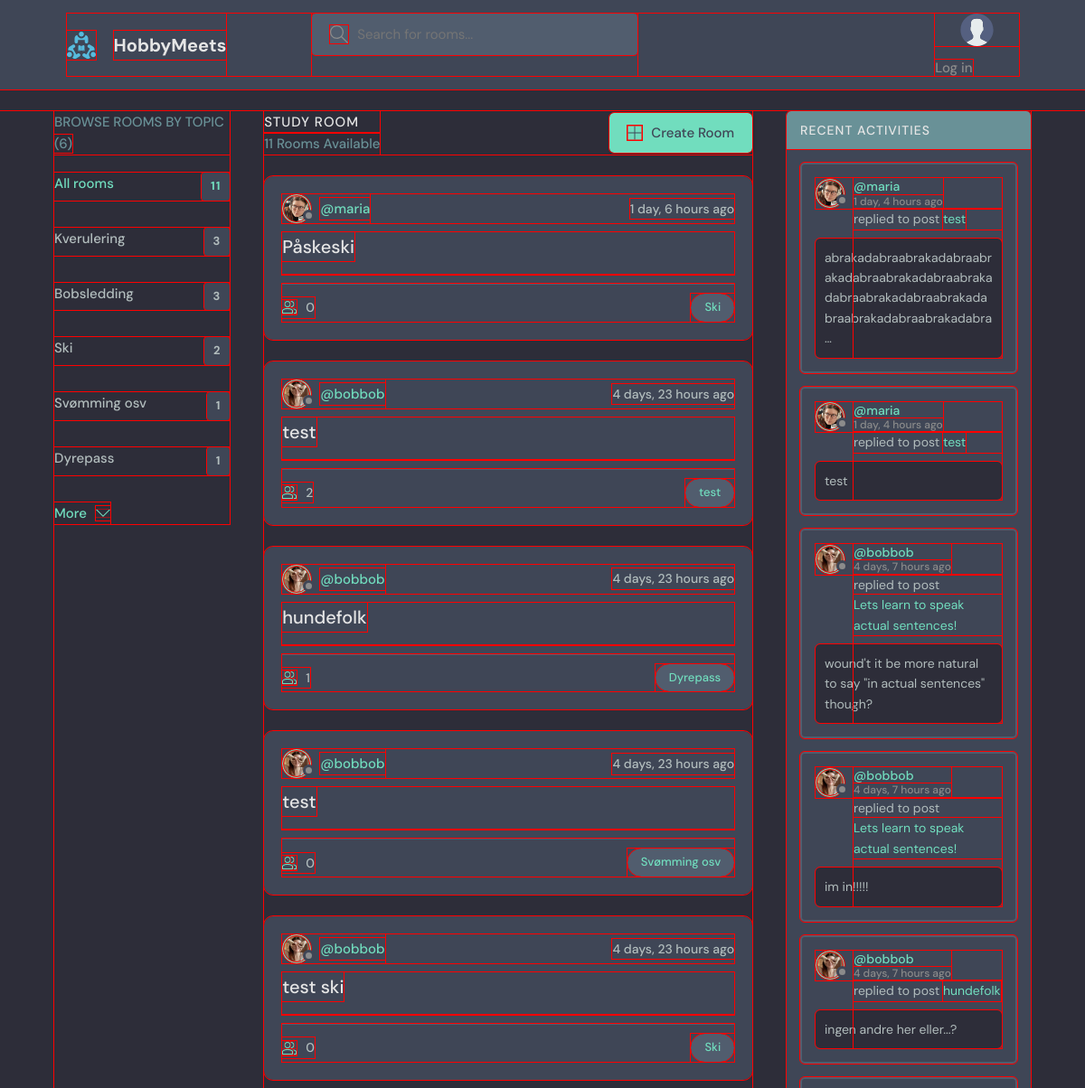
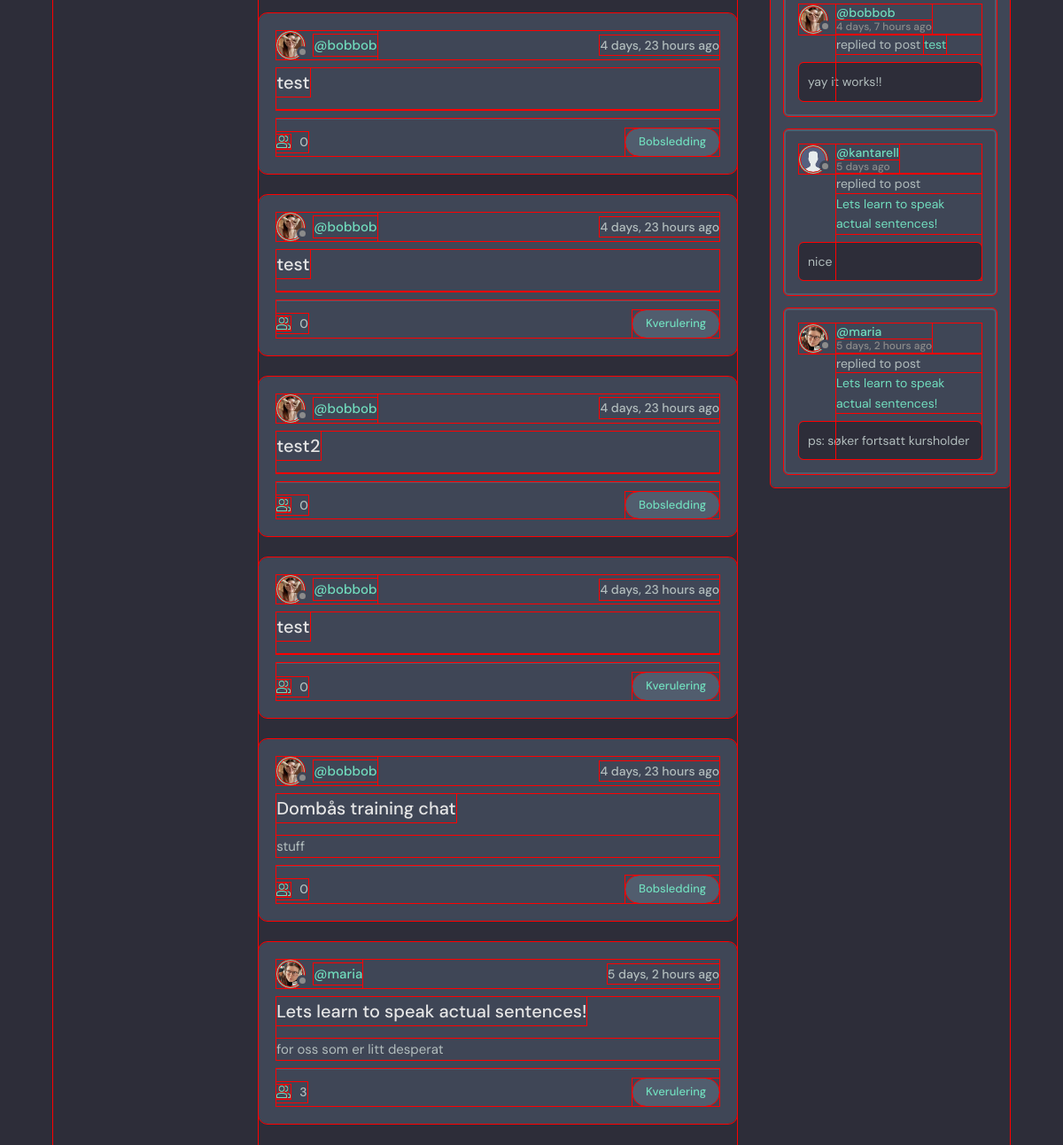
The page / on the database its author committed (2 pictures, top to bottom).
### base/models.py (models this page shows, shortened)
class Topic(models.Model):
    name = models.CharField(max_length=200)

class Room(models.Model):
    host = models.ForeignKey(User, on_delete=models.SET_NULL, null=True)
    topic = models.ForeignKey(Topic, on_delete=models.SET_NULL, null=True) #ForeignKey establishes a parent-child relationship with Topic. Need to allow null=True in the db bc of SET_NULL
    name = models.CharField(max_length=200)
    description = models.TextField(null=True, blank=True) # null=True doesn't actually do much as explained here: https://stackoverflow.com/questions/8609192/what-is-the-difference-between-null-true-and-blank-true-in-django
    participants = models.ManyToManyField(User, related_name='participants', blank=True) #more about related_name on Notion/Stackoverflow. Blank=true means you can submit a form without filling everying out
    updated = models.DateTimeField(auto_now=True) #auto_now takes a snapshot everytime the instance is saved _ Eg. when the room was last updated
    created = models.DateTimeField(auto_now_add=True) #only takes a timestamp when the instance is created - Eg. when the room was created
    class Meta:
        ordering = ['-updated', '-created'] #the dash means descending order, eg. newest updated / created will be first
    def __str__(self):
        return self.name #has to be a string!! so if unsire, wrap the retunred val in a str()

class User(AbstractUser):
    name = models.CharField(max_length=200, null=True)
    email = models.EmailField(unique=True, null=True)
    bio = models.TextField(null=True)
    avatar = models.ImageField(null=True, default="avatar.svg") #TODO: fix the avatar to be something more fun, ideally a few that are randomly assigned
    USERNAME_FIELD = 'email' # override orig. User and set email as login info
    REQUIRED_FIELDS = []

class Message(models.Model):
    user = models.ForeignKey(User, on_delete=models.CASCADE) #the user that is posting the message. User class is imported (django.contrib.auth.models)
    room = models.ForeignKey(Room, on_delete=models.CASCADE) #ForeignKey establishes a parent-child relationship with Room, and CASCADE means that when a Room object is deleted, all its children are deleted as well
    body = models.TextField() #leave empty to force users to write message
    updated = models.DateTimeField(auto_now=True) #auto_now takes a snapshot everytime the instance is saved _ Eg. when the room was last updated
    created = models.DateTimeField(auto_now_add=True) #only takes a timestamp when the instance is created - Eg. when the room was created
    class Meta:
        ordering = ['-created'] #the dash means descending order, eg. newest updated / created will be first

### base/views.py (the view)
# urls.py: path('', views.home, name ="home"), #three parameters: home page path, home view from the views file, and an optional name to call this view/url (handy bc you can reference the url by its name in othe
def home(request):
    q = request.GET.get('q') if request.GET.get('q') != None else '' #q for query hehe. q returns whatever is passed into the url. youtube: 2:13:40 for more
    rooms = Room.objects.filter( #filter() w/out parameters works just like all()
        Q(topic__name__icontains=q) | #icontains is for the search functionality, makes it possible to search for partial matches (i makes it case insensitive)
        Q(name__icontains=q) | #topic__name, name, description are all keywords of filter, not of Room model. topic__name is a composite keyword that goes into the parent function
        Q(description__icontains=q)
        )
    room_count = rooms.count() #faster than len() method
    room_messages = Message.objects.filter(Q(room__topic__name__icontains=q))
    context = {'rooms': rooms, 'room_count': room_count,
                'room_messages': room_messages}
    return render(request, 'base/home.html', context)

### base/context_processors.py (called while the page is built)
def globalVars(request):
    topics = Topic.objects.all()
    top_topics = Topic.objects.all()[0:5] #lazy way of making above request work in the template:))
    total_room_count = Room.objects.all().count()
    context = {'topics': topics, 'total_room_count': total_room_count, 'top_topics': top_topics}
    return context

### base/templates/base/home.html (shortened to what this page needs)
{% extends 'main.html' %}
{% block content %}
    <main class="layout layout--3">
      <div class="container">
        {% include 'base/topics_component.html' %}
        <div class="roomList">
          <div class="roomList__header">
            <div>
              <h2>Study Room</h2>
              <p>{{room_count}} Rooms Available</p>
            </div>
            <a class="btn btn--main" href="{% url 'create-room' %}">
              <svg version="1.1" xmlns="http://www.w3.org/2000/svg" width="32" height="32" viewBox="0 0 32 32">
                <title>add</title>
                <path
                  d="M16.943 0.943h-1.885v14.115h-14.115v1.885h14.115v14.115h1.885v-14.115h14.115v-1.885h-14.115v-14.115z"
                ></path>
              </svg>
              Create Room
            </a>
          </div>
          {% include 'base/feed_component.html' %}
        </div>
        {% include 'base/activity_component.html' %}
      </div>
    </main>
    {% endblock %}

### base/templates/base/topics_component.html
<div class="topics">
    <div class="topics__header">
      <h2>Browse Rooms by Topic <span>({{topics.count}})</span></h2>
    </div>
    <ul class="topics__list">
      <li>
        <a href="/" class="active">All rooms <span>{{total_room_count}}</span></a>
      </li>
      {% for topic in top_topics %}
      <li>
        <a href="{% url 'home' %}?q={{topic.name}}">{{topic.name}}<span>{{topic.room_set.all.count}}</span></a>
      </li>
      {% endfor %}
    </ul>
    <a class="btn btn--link" href="{% url 'topics' %}">
      More
      <svg version="1.1" xmlns="http://www.w3.org/2000/svg" width="32" height="32" viewBox="0 0 32 32">
        <title>chevron-down</title>
        <path d="M16 21l-13-13h-3l16 16 16-16h-3l-13 13z"></path>
      </svg>
    </a>
  </div>

### base/templates/base/feed_component.html (shortened to what this page needs)
{% for room in rooms%}
<div class="roomListRoom">
    <div class="roomListRoom__header">
      <a href="{% url 'user-profile' room.host.id %}" class="roomListRoom__author">
        <div class="avatar avatar--small">
          <img src="{{room.host.avatar.url}}" />
        </div>
        <span>@{{room.host.username}}</span>
      </a>
      <div class="roomListRoom__actions">
        <span>{{room.created|timesince}} ago</span>
      </div>
    </div>
    <div class="roomListRoom__content">
      <a href="{% url 'room' room.id %}">{{room.name}}</a>
      <p>
        {{room.description}}
       </p>
    </div>
    <div class="roomListRoom__meta">
      <a href="{% url 'room' room.id %}" class="roomListRoom__joined">
        {{room.participants.all.count}}
      </a>
      <a href="{% url 'home' %}?q={{room.topic.name}}"><p class="roomListRoom__topic">{{room.topic.name}}</p></a>
    </div>
</div>
{% endfor %}

### base/templates/base/activity_component.html (shortened to what this page needs)
<div class="activities">
    <div class="activities__header">
      <h2>Recent Activities</h2>
    </div>
    {% for message in room_messages %}
    <div class="activities__box">
      <div class="activities__boxHeader roomListRoom__header">
        <a href="{% url 'user-profile' message.user.id %}" class="roomListRoom__author">
          <div class="avatar avatar--small">
            <img src="{{message.user.avatar.url}}" />
          </div>
          <p>
            @{{message.user.username}}
            <span>{{message.created|timesince}} ago</span>
          </p>
        </a>
      </div>
      <div class="activities__boxContent">
        <p>replied to post <a href="{% url 'room' message.room.id %}">{{message.room}}</a></p>
        <div class="activities__boxRoomContent">
          {{message.body|truncatechars:100}}
        </div>
      </div>
    </div>
    {% endfor %}
  </div>

### rows shown on the page
Topic: name "Kverulering", room_set.all.count "3"
Topic: name "Bobsledding", room_set.all.count "3"
Topic: name "Ski", room_set.all.count "2"
Topic: name "Svømming osv", room_set.all.count "1"
Topic: name "Dyrepass", room_set.all.count "1"
Room: host.avatar (picture), host.username "maria", created "1 day, 6 hours", name "Påskeski", participants.all.count "0", topic.name "Ski"
Room: host.avatar (picture), host.username "bobbob", created "4 days, 23 hours", name "test", participants.all.count "2", topic.name "test"
Room: host.avatar (picture), host.username "bobbob", created "4 days, 23 hours", name "hundefolk", participants.all.count "1", topic.name "Dyrepass"
Room: host.avatar (picture), host.username "bobbob", created "4 days, 23 hours", name "test", participants.all.count "0", topic.name "Svømming osv"
Room: host.avatar (picture), host.username "bobbob", created "4 days, 23 hours", name "test ski", participants.all.count "0", topic.name "Ski"
Room: host.avatar (picture), host.username "bobbob", created "4 days, 23 hours", name "test", participants.all.count "0", topic.name "Bobsledding"
Room: host.avatar (picture), host.username "bobbob", created "4 days, 23 hours", name "test", participants.all.count "0", topic.name "Kverulering"
Room: host.avatar (picture), host.username "bobbob", created "4 days, 23 hours", name "test2", participants.all.count "0", topic.name "Bobsledding"
Room: host.avatar (picture), host.username "bobbob", created "4 days, 23 hours", name "test", participants.all.count "0", topic.name "Kverulering"
Room: host.avatar (picture), host.username "bobbob", created "4 days, 23 hours", name "Dombås training chat", description "stuff", participants.all.count "0", topic.name "Bobsledding"
Room: host.avatar (picture), host.username "maria", created "5 days, 2 hours", name "Lets learn to speak actual sentences!", description "for oss som er litt desperat", participants.all.count "3", topic.name "Kverulering"
Message: user.avatar (picture), user.username "maria", created "1 day, 4 hours", room "test", body "abrakadabraabrakadabraabrakadabraabrakadabraabrakadabraabrakadabraabrakadabraabrakadabraabrakadabra…"
Message: user.avatar (picture), user.username "maria", created "1 day, 4 hours", room "test", body "test"
Message: user.avatar (picture), user.username "bobbob", created "4 days, 7 hours", room "Lets learn to speak actual sentences!", body "wound't it be more natural to say \"in actual sentences\" though?"
Message: user.avatar (picture), user.username "bobbob", created "4 days, 7 hours", room "Lets learn to speak actual sentences!", body "im in!!!!!"
Message: user.avatar (picture), user.username "bobbob", created "4 days, 7 hours", room "hundefolk", body "ingen andre her eller...?"
Message: user.avatar (picture), user.username "bobbob", created "4 days, 7 hours", room "test", body "yay it works!!"
Message: user.avatar (placeholder picture), user.username "kantarell", created "5 days", room "Lets learn to speak actual sentences!", body "nice"
Message: user.avatar (picture), user.username "maria", created "5 days, 2 hours", room "Lets learn to speak actual sentences!", body "ps: søker fortsatt kursholder"

### other values the page prints
{{ topics.count }} "6"
{{ total_room_count }} "11"
{{ room_count }} "11"
